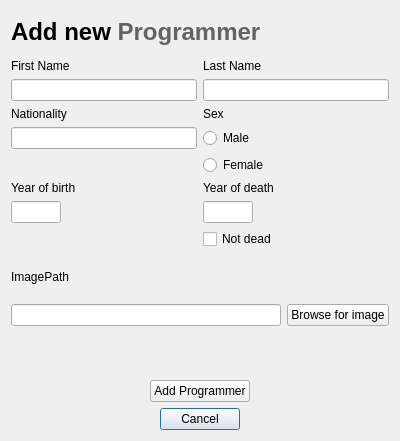
<?xml version="1.0" encoding="UTF-8"?>
<ui version="4.0">
 <class>EditProgrammerDialog</class>
 <widget class="QDialog" name="EditProgrammerDialog">
  <property name="geometry">
   <rect>
    <x>0</x>
    <y>0</y>
    <width>400</width>
    <height>441</height>
   </rect>
  </property>
  <property name="sizePolicy">
   <sizepolicy hsizetype="Preferred" vsizetype="Preferred">
    <horstretch>0</horstretch>
    <verstretch>0</verstretch>
   </sizepolicy>
  </property>
  <property name="windowTitle">
   <string>Add new Programmer</string>
  </property>
  <layout class="QVBoxLayout" name="verticalLayout_2">
   <item>
    <widget class="QLabel" name="label_7">
     <property name="text">
      <string>&lt;html&gt;&lt;head/&gt;&lt;body&gt;&lt;p&gt;&lt;span style=&quot; font-size:xx-large; font-weight:600;&quot;&gt;Add new &lt;/span&gt;&lt;span style=&quot; font-size:xx-large; font-weight:600; color:#636363;&quot;&gt;Programmer&lt;/span&gt;&lt;/p&gt;&lt;/body&gt;&lt;/html&gt;</string>
     </property>
    </widget>
   </item>
   <item>
    <layout class="QGridLayout" name="gridLayout">
     <item row="7" column="1">
      <widget class="QCheckBox" name="check_add_programmer_not_dead">
       <property name="text">
        <string>Not dead</string>
       </property>
      </widget>
     </item>
     <item row="6" column="0">
      <widget class="QLineEdit" name="input_add_programmers_year_of_birth">
       <property name="maximumSize">
        <size>
         <width>50</width>
         <height>16777215</height>
        </size>
       </property>
      </widget>
     </item>
     <item row="1" column="0">
      <widget class="QLineEdit" name="input_add_programmers_first_name">
       <property name="maximumSize">
        <size>
         <width>200</width>
         <height>16777215</height>
        </size>
       </property>
      </widget>
     </item>
     <item row="0" column="1">
      <widget class="QLabel" name="label_2">
       <property name="text">
        <string>Last Name</string>
       </property>
      </widget>
     </item>
     <item row="1" column="1">
      <widget class="QLineEdit" name="input_add_programmers_last_name">
       <property name="maximumSize">
        <size>
         <width>200</width>
         <height>16777215</height>
        </size>
       </property>
      </widget>
     </item>
     <item row="5" column="1">
      <widget class="QLabel" name="label_5">
       <property name="text">
        <string>Year of death</string>
       </property>
      </widget>
     </item>
     <item row="6" column="1">
      <widget class="QLineEdit" name="input_add_programmer_year_of_death">
       <property name="maximumSize">
        <size>
         <width>50</width>
         <height>16777215</height>
        </size>
       </property>
      </widget>
     </item>
     <item row="5" column="0">
      <widget class="QLabel" name="label_4">
       <property name="maximumSize">
        <size>
         <width>200</width>
         <height>16777215</height>
        </size>
       </property>
       <property name="text">
        <string>Year of birth</string>
       </property>
      </widget>
     </item>
     <item row="2" column="1">
      <widget class="QLabel" name="label_6">
       <property name="maximumSize">
        <size>
         <width>30</width>
         <height>16777215</height>
        </size>
       </property>
       <property name="text">
        <string>Sex</string>
       </property>
      </widget>
     </item>
     <item row="2" column="0">
      <widget class="QLabel" name="label_3">
       <property name="text">
        <string>Nationality</string>
       </property>
      </widget>
     </item>
     <item row="3" column="0">
      <widget class="QLineEdit" name="input_add_programmers_nationality">
       <property name="maximumSize">
        <size>
         <width>200</width>
         <height>16777215</height>
        </size>
       </property>
      </widget>
     </item>
     <item row="0" column="0">
      <widget class="QLabel" name="label">
       <property name="text">
        <string>First Name</string>
       </property>
      </widget>
     </item>
     <item row="3" column="1">
      <widget class="QRadioButton" name="radio_male">
       <property name="text">
        <string>Male</string>
       </property>
      </widget>
     </item>
     <item row="4" column="1">
      <widget class="QRadioButton" name="radio_female">
       <property name="text">
        <string>Female</string>
       </property>
      </widget>
     </item>
    </layout>
   </item>
   <item>
    <layout class="QHBoxLayout" name="horizontalLayout">
     <item>
      <widget class="QLabel" name="label_image">
       <property name="text">
        <string>ImagePath</string>
       </property>
      </widget>
     </item>
     <item>
      <widget class="QLabel" name="label_error_image">
       <property name="text">
        <string/>
       </property>
      </widget>
     </item>
    </layout>
   </item>
   <item>
    <layout class="QHBoxLayout" name="horizontalLayout_2">
     <item>
      <widget class="QLineEdit" name="Input_image_path"/>
     </item>
     <item>
      <widget class="QPushButton" name="button_for_image">
       <property name="text">
        <string>Browse for image</string>
       </property>
      </widget>
     </item>
    </layout>
   </item>
   <item>
    <widget class="QLabel" name="error_add_programmer">
     <property name="font">
      <font>
       <italic>true</italic>
      </font>
     </property>
     <property name="text">
      <string/>
     </property>
    </widget>
   </item>
   <item>
    <layout class="QVBoxLayout" name="verticalLayout">
     <item alignment="Qt::AlignHCenter">
      <widget class="QPushButton" name="button_add_programmer">
       <property name="maximumSize">
        <size>
         <width>200</width>
         <height>16777215</height>
        </size>
       </property>
       <property name="text">
        <string>Add Programmer</string>
       </property>
      </widget>
     </item>
     <item alignment="Qt::AlignHCenter">
      <widget class="QPushButton" name="button_cancel_add_programmer">
       <property name="maximumSize">
        <size>
         <width>200</width>
         <height>16777215</height>
        </size>
       </property>
       <property name="text">
        <string>Cancel</string>
       </property>
       <property name="default">
        <bool>true</bool>
       </property>
      </widget>
     </item>
    </layout>
   </item>
  </layout>
 </widget>
 <tabstops>
  <tabstop>input_add_programmers_first_name</tabstop>
  <tabstop>input_add_programmers_last_name</tabstop>
  <tabstop>input_add_programmers_nationality</tabstop>
  <tabstop>radio_male</tabstop>
  <tabstop>radio_female</tabstop>
  <tabstop>input_add_programmers_year_of_birth</tabstop>
  <tabstop>input_add_programmer_year_of_death</tabstop>
  <tabstop>check_add_programmer_not_dead</tabstop>
  <tabstop>Input_image_path</tabstop>
  <tabstop>button_for_image</tabstop>
  <tabstop>button_add_programmer</tabstop>
  <tabstop>button_cancel_add_programmer</tabstop>
 </tabstops>
 <resources/>
 <connections/>
</ui>
